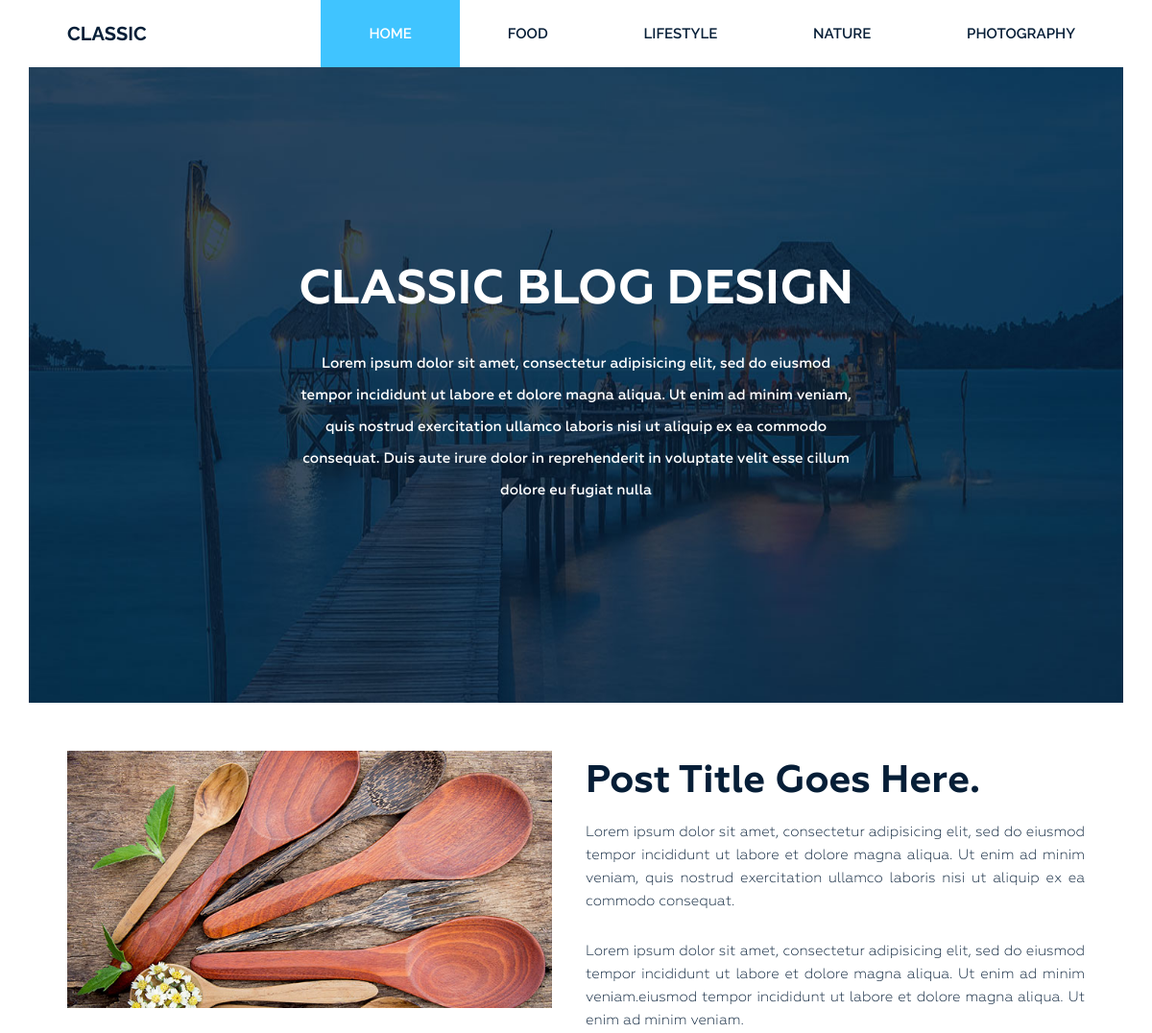
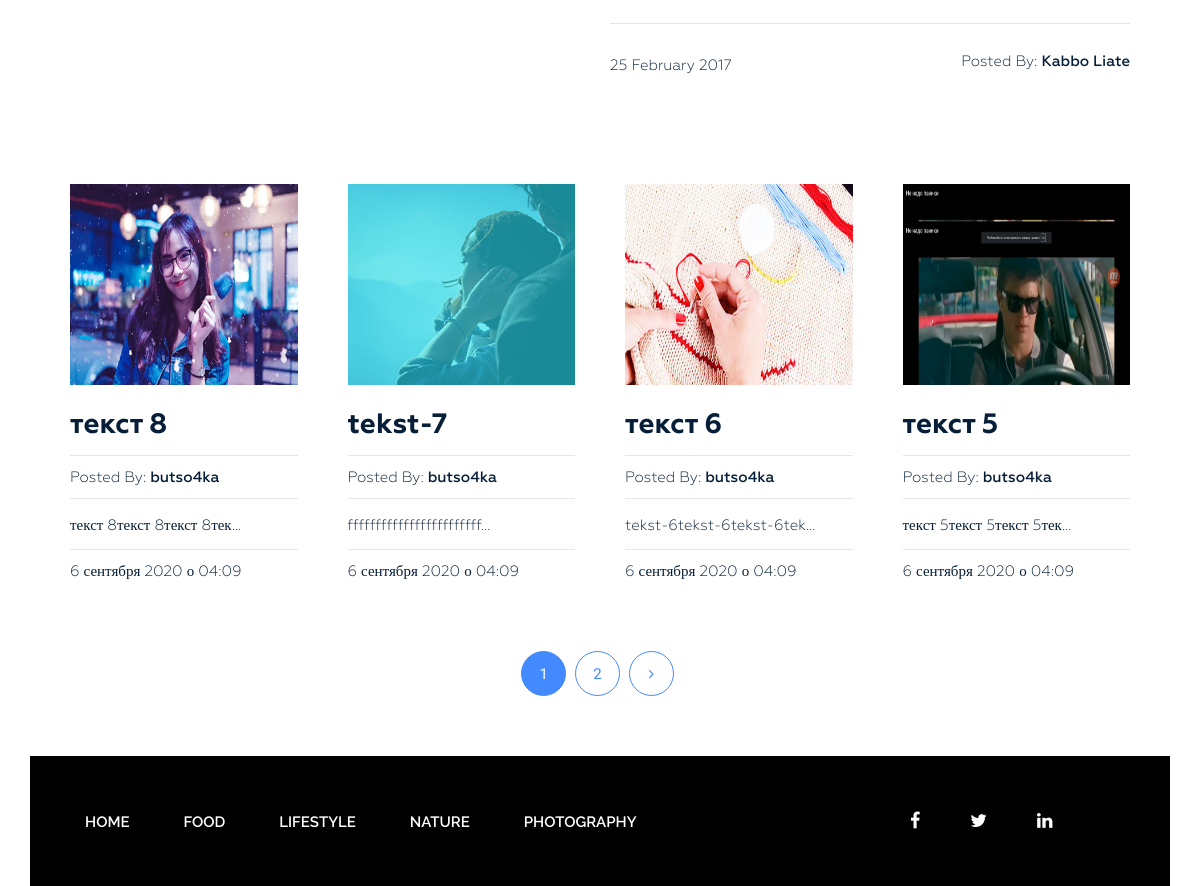
The page / on the database its author committed (2 pictures, top to bottom).
### blog/models.py (models this page shows, shortened)
class Category(models.Model):
    title = models.CharField(max_length=155, verbose_name='Назва')
    slug = models.SlugField(max_length=155, verbose_name='Url', unique=True)
    def get_absolute_url(self):
        return reverse_lazy('category', kwargs={'slug': self.slug})
    class Meta:
        verbose_name = "Категорія"
        verbose_name_plural = "Категорії"
        ordering = ['title']

class Post(models.Model):
    title = models.CharField(max_length=155, verbose_name='Заголовок')
    slug = models.SlugField(max_length=155, verbose_name='Url', unique=True)
    author = models.CharField(max_length=35, verbose_name='Автор')
    content = models.TextField(blank=True, verbose_name='Текст')
    created_at = models.DateTimeField(auto_now_add=True, verbose_name='Створено')
    updated_at = models.DateTimeField(auto_now=True, verbose_name='Редаговано')
    photo = models.ImageField(upload_to='photos/%Y/%m/%d', blank=True, verbose_name='Фото|Зображення')
    is_published = models.BooleanField(default=False, verbose_name='Чи опобліковувати')
    views = models.IntegerField(default=0, verbose_name='К-сть переглядів')
    category = models.ForeignKey('Category', on_delete=models.PROTECT, related_name='posts', verbose_name='Категорія')
    tag = models.ManyToManyField('Tag', blank=True, related_name='posts')
    def get_absolute_url(self):
        return reverse_lazy('post', kwargs={'slug': self.slug})
    class Meta:
        verbose_name = "Допис"
        verbose_name_plural = "Дописи"
        ordering = ['-created_at']

### blog/views.py (the view)
# urls.py: path('', Home.as_view(), name='home'),
class Home(ListView):
    model = Post
    template_name = 'blog/index.html'
    context_object_name = 'posts'
    paginate_by = 4
    def get_context_data(self, *, object_list=None, **kwargs):
        context = super().get_context_data(**kwargs)
        context['title'] = 'Be_Infinity'
        return context

### blog/templatetags/menu.py (called while the page is built)
@register.inclusion_tag('blog/menu_tpl.html')
def show_menu(menu_class='menu'):
    categories = Category.objects.all()
    return {"categories": categories, 'menu_class': menu_class}

### blog/templates/blog/index.html (shortened to what this page needs)
{% extends 'base.html' %}
{% load static %}
{% block content %}
<section class="bg-text-area">
            <div class="container">
                <div class="row">
                    <div class="col-md-12">
                        <div class="bg-text">
                            <h3>Classic BLOG Design</h3>
                            <p>Lorem ipsum dolor sit amet, consectetur adipisicing elit, sed do eiusmod tempor incididunt ut labore et dolore magna aliqua. Ut enim ad minim veniam, quis nostrud exercitation ullamco laboris nisi ut aliquip ex ea commodo consequat. Duis aute irure dolor in reprehenderit in voluptate velit esse cillum dolore eu fugiat nulla </p>
                        </div>
                    </div>
                </div>
            </div>
        </section>
<section class="blog-post-area">
            <div class="container">
                <div class="row">
                    <div class="blog-post-area-style">
                            <div class="col-md-12">
                                <div class="single-post-big">
                                    <div class="big-image">
                                        <img src="{% static 'img/post-image1.jpg' %}" alt="">
                                    </div>
                                    <div class="big-text">
                                        <h3><a href="#">Post Title Goes Here.</a></h3>
                                        <p>Lorem ipsum dolor sit amet, consectetur adipisicing elit, sed do eiusmod tempor incididunt ut labore et dolore magna aliqua. Ut enim ad minim veniam, quis nostrud exercitation ullamco laboris nisi ut aliquip ex ea commodo consequat.</p>
                                        <p>Lorem ipsum dolor sit amet, consectetur adipisicing elit, sed do eiusmod tempor incididunt ut labore et dolore magna aliqua. Ut enim ad minim veniam.eiusmod tempor incididunt ut labore et dolore magna aliqua. Ut enim ad minim veniam.</p>
                                        <h4><span class="date">25 February 2017</span><span class="author">Posted By: <span class="author-name">Kabbo Liate</span></span>
                                        </h4>
                                    </div>
                                </div>
                            </div>
                            {% for post in posts %}
                            <div class="col-md-3">
                                <div class="single-post">
                                     {% if post.photo %}
                                        <img src="{{ post.photo.url }}" alt="{{ post.title }}" width="300"  height="201" >
                                        {% else %}
                                         <img src="https://amaltasindia.in/UploadPhoto/no_img.jpg" alt = '{{ post.title }}'
                                        width="300"  height="201" >
                                        {% endif %}
                                    <h3><a href="{{ post.get_absolute_url }}">{{ post.title }}</a></h3>
                                    <h4><span>Posted By: <span class="author-name">{{ post.author }}</span></span>
                                    </h4>
                                        {{ post.content|truncatechars_html:25|safe }}
                                    <h4><span>{{ post.created_at|date:"j E Y о H:m" }}</span></h4>
                                </div>
                            </div>
                            {% endfor %}
                    </div>
                </div>
            </div>
            {% include 'inc/_paginate.html' %}
        </section>
{% endblock %}

### templates/base.html (shortened to what this page needs)
{% load static %}
<!DOCTYPE html>
<html lang="en">
<head>
    <link rel="stylesheet" href="{% static 'css/bootstrap.css' %}">
    <link rel="stylesheet" href="{% static 'css/font-awesome.min.css' %}">
    <link rel="stylesheet" href="{% static 'css/owl.carousel.min.css' %}">
    <link rel="stylesheet" href="{% static 'css/owl.theme.default.min.css' %}">
    <link rel="stylesheet" href="{% static 'style.css' %}">
    <link rel="stylesheet" href="{% static 'responsive.css' %}">
</head>
<body>
    <div class="wrapper">
        {% include 'inc/_header.html' %}
        {% block content %}{% endblock %}
    {% include 'inc/_footer.html' %}
</body>
</html>

### templates/inc/_header.html
{% load menu %}
<header class="header">
            <div class="container">
                <div class="row">
                    <div class="col-md-2">
                        <div class="logo">
                            <h2><a href="{% url 'home' %}">Classic</a></h2>
                        </div>
                    </div>
                    <div class="col-md-10">
                        {% show_menu %}
                    </div>
                </div>
            </div>
        </header>

### blog/templates/blog/menu_tpl.html
   <div class="{{ menu_class }}">
       <ul>
           <li><a href="{% url 'home' %}">Home</a></li>
           {% for item in categories %}
           <li><a href="{{ item.get_absolute_url }}">{{ item.title }}</a></li>
           {% endfor %}
       </ul>
   </div>

### templates/inc/_paginate.html (shortened to what this page needs)
           {% if page_obj.has_other_pages %}
            <div class="pegination">
                <div class="nav-links">
                    {% for p in page_obj.paginator.page_range %}
                        {% if page_obj.number == p %}
                            <span class="page-numbers current">{{ p }}</span>
                         {% elif p > page_obj.number|add:-2 and  p < page_obj.number|add:2 %}
                            <a class="page-numbers" href="?page={{ p }}">{{ p }}</a>
                        {% endif %}
                        {% endfor %}
                     {% if page_obj.has_next %}
                    <a class="page-numbers" href="?page={{ page_obj.next_page_number }}"><i class="fa fa-angle-right" aria-hidden="true"></i></a>
                    {% endif %}
                         </div>
            </div>
        {% endif %}

### templates/inc/_footer.html (shortened to what this page needs)
{% load menu %}
<footer class="footer">
            <div class="container"><div class="row">
    <div class="col-md-12">
        <div class="footer-bg"><div class="col-md-9">
        {% show_menu 'footer-menu' %}
    </div>
        <div class="col-md-3">
            <div class="footer-icon">
                <p><a href="#"><i class="fa fa-facebook" aria-hidden="true"></i></a><a href="#"><i class="fa fa-twitter" aria-hidden="true"></i></a><a href="#"><i class="fa fa-linkedin" aria-hidden="true"></i></a><a href="#"></a></p>
            </div>
        </div>
    </div>
</div>
    </div>
    </div>
            </div>

### rows shown on the page
Category: title "FOOD"
Category: title "LIFESTYLE"
Category: title "NATURE"
Category: title "PHOTOGRAPHY"
Post: photo (picture), title "текст 8", author "butso4ka", content "текст 8текст 8текст 8тек…", created_at "6 сентября 2020 о 04:09"
Post: photo (picture), title "tekst-7", author "butso4ka", content "ffffffffffffffffffffffff…", created_at "6 сентября 2020 о 04:09"
Post: photo (picture), title "текст 6", author "butso4ka", content "tekst-6tekst-6tekst-6tek…", created_at "6 сентября 2020 о 04:09"
Post: photo (picture), title "текст 5", author "butso4ka", content "текст 5текст 5текст 5тек…", created_at "6 сентября 2020 о 04:09"

### other values the page prints
{{ p }} "1"
{{ p }} "2"
